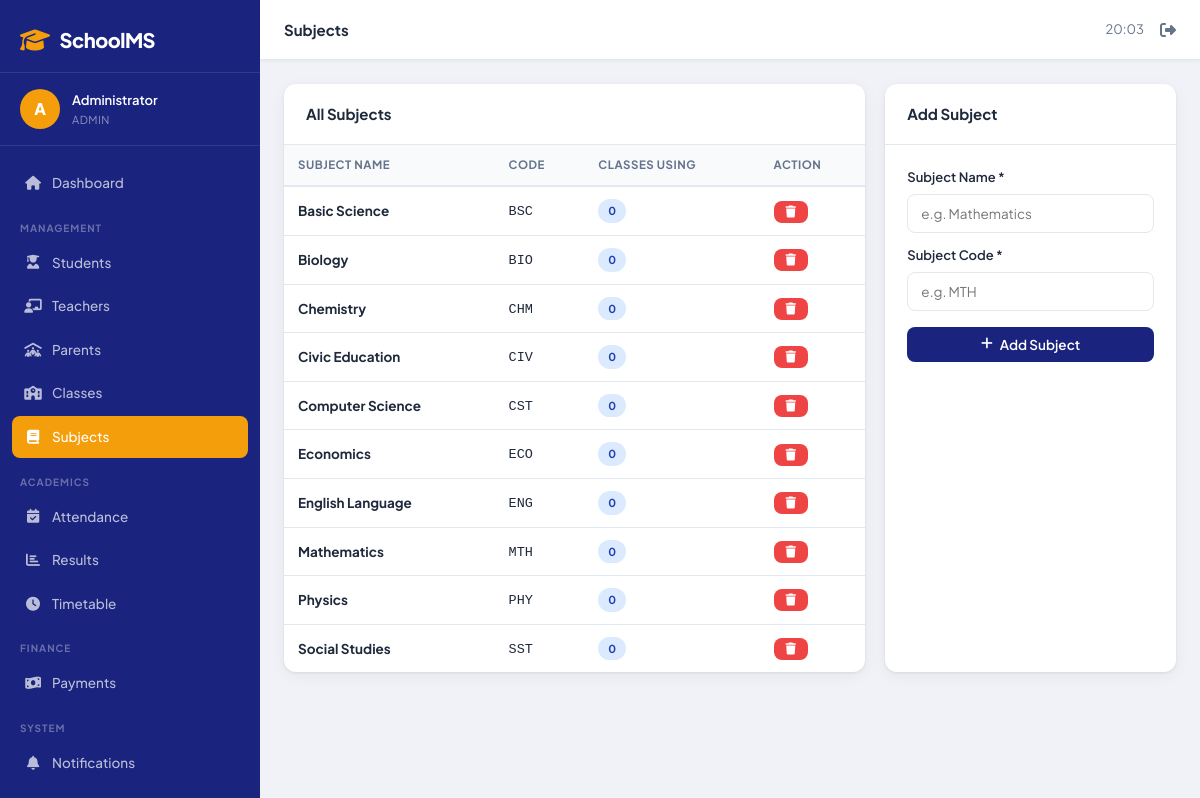
The app's page /admin/subjects.php (signed in) with its own data.
### tables this page shows
CREATE TABLE subjects (
    id INT AUTO_INCREMENT PRIMARY KEY,
    subject_name VARCHAR(100) NOT NULL,
    subject_code VARCHAR(20) NOT NULL UNIQUE,
    created_at TIMESTAMP DEFAULT CURRENT_TIMESTAMP
);

### admin/subjects.php (the view, shortened to what this page needs)
<?php
require_once '../config/db.php';
$subjects = mysqli_query($conn, "SELECT s.*, COUNT(cs.id) as class_count FROM subjects s LEFT JOIN class_subjects cs ON s.id=cs.subject_id GROUP BY s.id ORDER BY s.subject_name");
require_once '../includes/header.php';
?>
<div style="display:grid;grid-template-columns:2fr 1fr;gap:20px;">
    <div class="card">
        <div class="card-header"><span class="card-title">All Subjects</span></div>
        <div class="table-wrapper">
            <table>
                <thead><tr><th>Subject Name</th><th>Code</th><th>Classes Using</th><th>Action</th></tr></thead>
                <tbody>
                <?php while ($s = mysqli_fetch_assoc($subjects)): ?>
                <tr>
                    <td><strong><?= htmlspecialchars($s['subject_name']) ?></strong></td>
                    <td><code><?= $s['subject_code'] ?></code></td>
                    <td><span class="badge badge-info"><?= $s['class_count'] ?></span></td>
                    <td>
                        <button class="btn btn-danger btn-sm" onclick="confirmDelete('?delete=<?= $s['id'] ?>','<?= htmlspecialchars($s['subject_name']) ?>')">
                            <i class="fa-solid fa-trash"></i>
                        </button>
                    </td>
                </tr>
                <?php endwhile; ?>
                </tbody>
            </table>
        </div>
    </div>
    <div class="card">
        <div class="card-header"><span class="card-title">Add Subject</span></div>
        <div class="card-body">
            <form method="POST">
                <div class="form-group" style="margin-bottom:12px;">
                    <label>Subject Name *</label>
                    <input type="text" name="subject_name" class="form-control" placeholder="e.g. Mathematics" required>
                </div>
                <div class="form-group" style="margin-bottom:16px;">
                    <label>Subject Code *</label>
                    <input type="text" name="subject_code" class="form-control" placeholder="e.g. MTH" required>
                </div>
                <button type="submit" class="btn btn-primary" style="width:100%;justify-content:center;">
                    <i class="fa-solid fa-plus"></i> Add Subject
                </button>
            </form>
        </div>
    </div>
</div>
<?php require_once '../includes/footer.php'; ?>

### assets/css/style.css (style rules this page uses)
:root { --primary: #1a237e; --primary-light:#3949ab; --accent: #f59e0b; --accent-dark: #d97706; --success: #10b981; --danger: #ef4444; --warning: #f59e0b; --info: #3b82f6; --bg: #f0f2f8; --sidebar-w: 260px; --white: #ffffff; --text: #1e293b; --text-muted: #64748b; --border: #e2e8f0; --card-shadow: 0 1px 3px rgba(0,0,0,.08), 0 4px 16px rgba(0,0,0,.05); --radius: 12px; --radius-sm: 8px; }
* { box-sizing: border-box; margin: 0; padding: 0; }
body { font-family: 'Plus Jakarta Sans', sans-serif; background: var(--bg); color: var(--text); font-size: 14px; line-height: 1.6; }
.card { background: var(--white); border-radius: var(--radius); box-shadow: var(--card-shadow); margin-bottom: 20px; }
.card-header { padding: 18px 22px; border-bottom: 1px solid var(--border); display: flex; align-items: center; justify-content: space-between; flex-wrap: wrap; gap: 10px; }
.card-title { font-weight: 700; font-size: 15px; }
.card-body { padding: 22px; }
.table-wrapper { overflow-x: auto; }
table { width: 100%; border-collapse: collapse; }
table th { background: #f8fafc; padding: 11px 14px; text-align: left; font-size: 11.5px; font-weight: 700; text-transform: uppercase; letter-spacing: 0.5px; color: var(--text-muted); border-bottom: 2px solid var(--border); }
table td { padding: 12px 14px; border-bottom: 1px solid var(--border); vertical-align: middle; font-size: 13.5px; }
table tr:last-child td { border-bottom: none; }
.badge { display: inline-flex; align-items: center; padding: 3px 10px; border-radius: 20px; font-size: 11px; font-weight: 700; text-transform: uppercase; letter-spacing: 0.3px; }
.badge-info { background: #dbeafe; color: #1e40af; }
.btn { display: inline-flex; align-items: center; gap: 7px; padding: 9px 18px; border-radius: var(--radius-sm); border: none; cursor: pointer; font-family: inherit; font-size: 13.5px; font-weight: 600; text-decoration: none; transition: all 0.2s; white-space: nowrap; }
.btn-primary { background: var(--primary); color: #fff; }
.btn-danger { background: var(--danger); color: #fff; }
.btn-sm { padding: 5px 12px; font-size: 12px; }
.form-group { display: flex; flex-direction: column; gap: 6px; }
.form-group label { font-weight: 600; font-size: 13px; color: var(--text); }
.form-control { padding: 10px 13px; border: 1.5px solid var(--border); border-radius: var(--radius-sm); font-family: inherit; font-size: 13.5px; color: var(--text); background: #fff; transition: border-color 0.2s; width: 100%; }

### records on screen
subjects: subject_name "Basic Science", subject_code "BSC", class_count "0"
subjects: subject_name "Biology", subject_code "BIO", class_count "0"
subjects: subject_name "Chemistry", subject_code "CHM", class_count "0"
subjects: subject_name "Civic Education", subject_code "CIV", class_count "0"
subjects: subject_name "Computer Science", subject_code "CST", class_count "0"
subjects: subject_name "Economics", subject_code "ECO", class_count "0"
subjects: subject_name "English Language", subject_code "ENG", class_count "0"
subjects: subject_name "Mathematics", subject_code "MTH", class_count "0"
subjects: subject_name "Physics", subject_code "PHY", class_count "0"
subjects: subject_name "Social Studies", subject_code "SST", class_count "0"

### other values on screen
SITE_NAME "SchoolMS"
substr($name, 0, 1) "A"
$name "Administrator"
$role "ADMIN"
$page_title "Subjects"
